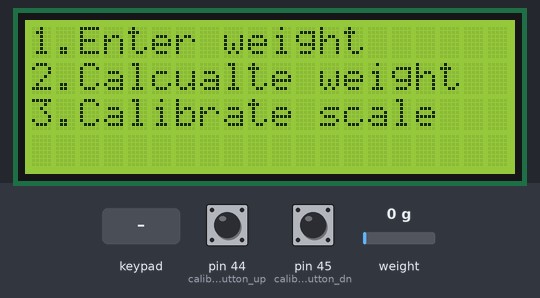
A sketch run on a simulated Arduino Mega 2560, built with avr-gcc and run on an emulated ATmega2560. On the bench: 20×4 character LCD. The test bench sets the inputs (shaded band); at power-on: weight on the scale 0 g, pin 44 (calibration_button_up) LOW, pin 45 (calibration_button_dn) LOW. What the sketch prints to the serial monitor is not drawn.

Above: at 3.9 s.
4.0 s: key '3' pressed
At 4.7 s:
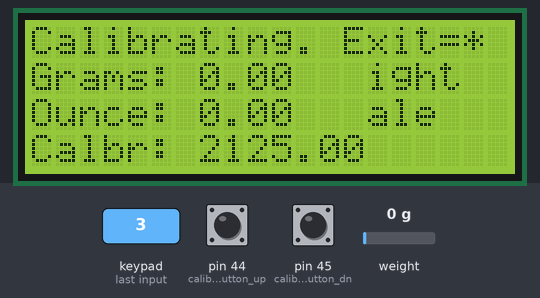
5.6 s: weight on the scale set to 100 g
At 6.8 s:
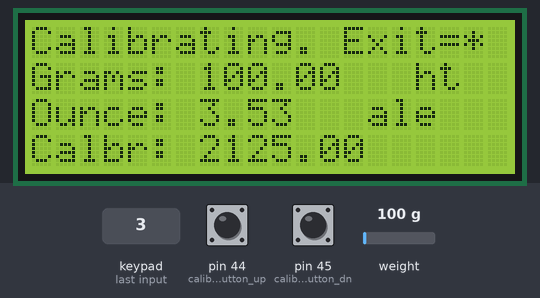
7.1 s: weight on the scale set to 1250 g
At 8.0 s:
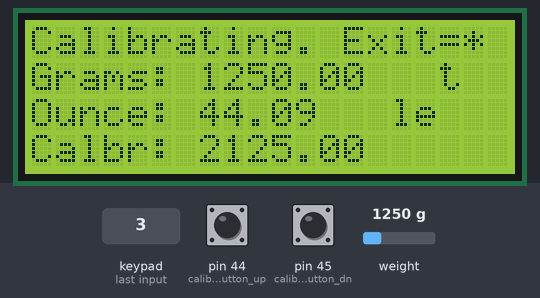
8.6 s: weight on the scale set to 3750 g
At 9.6 s:
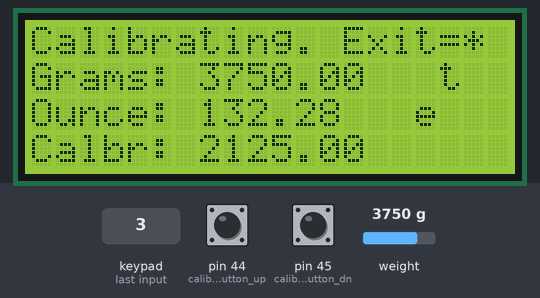
10.2 s: pin 44 (calibration_button_up) pulled HIGH for 1 s
At 10.46 s:
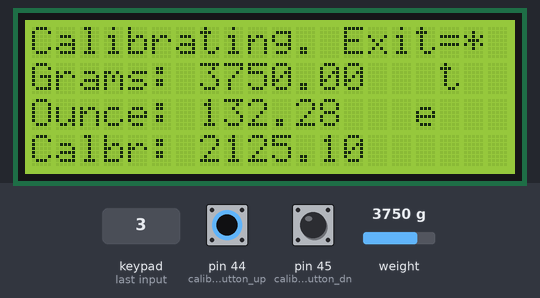
12.7 s: pin 45 (calibration_button_dn) pulled HIGH for 3.2 s
At 13.29 s:
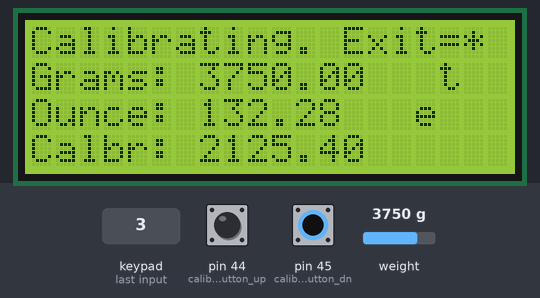
Timing chart, 0 to 15.7 s (numbered marks = the images above; inputs shaded):
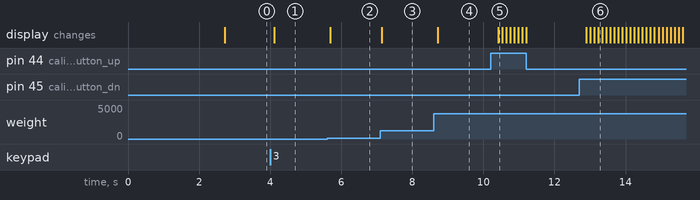

The sketch:

controller.ino
```cpp
// (licence header left out)
#include "HX711.h"
#include <LiquidCrystal.h>
#include <Keypad.h>

//Configure LCD screen pins
LiquidCrystal lcd(51, 50, 49, 48, 47, 46);

//Configure HX711 pins
#define DOUT 5
#define CLK  6
HX711 scale(DOUT, CLK);

//Configure Keypad
const byte ROWS = 4; //four rows
const byte COLS = 3; //three columns
char keys[ROWS][COLS] = {
  {'1','2','3'},
  {'4','5','6'},
  {'7','8','9'},
  {'*','0','#'}
};
byte rowPins[ROWS] = {42, 40, 38, 36}; //connect to the row pinouts of the keypad
byte colPins[COLS] = {34, 32, 30}; //connect to the column pinouts of the keypad

// Instantiate the keypad
Keypad keypad = Keypad( makeKeymap(keys), rowPins, colPins, ROWS, COLS );


float calibration_factor = 2125; //-7050 worked for my 440lb max scale setup
float units;
float ounces;

const int calibration_button_up = 44;
const int calibration_button_dn = 45;
int upbuttonstate = 0;
int dnbuttonstate = 0;


void setup() {
  Serial.begin(9600);
  // set up the LCD's number of columns and rows:
  lcd.begin(20, 4);
  lcd.setCursor(0, 0);
  lcd.print("Starting system");
  lcd.setCursor(0, 2);
  lcd.print("Remove all weight");
  lcd.setCursor(0, 3);
  lcd.print("from scale");
  Serial.println("HX711 calibration sketch");
  Serial.println("Remove all weight from scale");
  Serial.println("After readings begin, place known weight on scale");
  Serial.println("Press + or a to increase calibration factor");
  Serial.println("Press - or z to decrease calibration factor");
  delay(500);
  scale.set_scale();
  scale.tare();	//Reset the scale to 0

  long zero_factor = scale.read_average(); //Get a baseline reading
  Serial.print("Zero factor: "); //This can be used to remove the need to tare the scale. Useful in permanent scale projects.
  Serial.println(zero_factor);
}

void loop() {
 scale.set_scale(calibration_factor); //Adjust to this calibration factor
 char key = menu_page1();

 if(key) {
   Serial.print("Key pressed: ");
   Serial.println(key);
   if(key == '3') {
       calibration_factor = calibrate_scale();
       Serial.print("Main menu Key val: ");
       Serial.println(key);
       Serial.print("calib factor: ");
       Serial.print(calibration_factor);
   }//ifkey3
 }//ifkey

}//mainloop


char menu_page1(){
  lcd.setCursor(0,0);
  lcd.print("1.Enter weight      ");
  lcd.setCursor(0,1);
  lcd.print("2.Calcualte weight  ");
  lcd.setCursor(0,2);
  lcd.print("3.Calibrate scale   ");
  lcd.setCursor(0,3);
  lcd.print("                    ");
  char key = keypad.getKey();
  return key;
}


float calibrate_scale(){
  char key = ' ';
  while(key != '*') {
    Serial.print("Reading: ");
    units = scale.get_units(), 10;
    if (units < 0) {
      units = 0.00;
    }

    Serial.print(units);
    ounces = units * 0.035274;
    Serial.print(" grams");
    Serial.print(" calibration_factor: ");
    Serial.print(calibration_factor);
    Serial.println();
    lcd.setCursor(0, 0);
    lcd.print("Calibrating. Exit=*");
    lcd.setCursor(0, 1);
    lcd.print("Grams: ");
    lcd.print(units);
    lcd.print("   ");
    lcd.setCursor(0, 2);
    lcd.print("Ounce: ");
    lcd.print(ounces);
    lcd.print("   ");
    lcd.setCursor(0, 3);
    lcd.print("Calbr: ");
    lcd.print(calibration_factor);
    lcd.print("   ");

    //Check button states for calibration buttons
    upbuttonstate = digitalRead(calibration_button_up);
    dnbuttonstate = digitalRead(calibration_button_dn);
    if(upbuttonstate == HIGH) {
      calibration_factor += 0.1;
    }
    if(dnbuttonstate == HIGH) {
      calibration_factor -= 0.1;
    }
    scale.set_scale(calibration_factor);
    char key = keypad.getKey();
    Serial.print("Calib Key val: ");
    Serial.println(key);
    if(key == '*') { break; }
  }
  return(calibration_factor);
}
```

Measured:
- after the input at 4.0 s, the display: changes after 0.12 s (image 1)
- after the input at 5.6 s, the display: changes after 0.08 s (image 2)
- after the input at 7.1 s, the display: changes at once (image 3)
- after the input at 8.6 s, the display: changes after 0.12 s (image 4)
- after the input at 10.2 s, the display: changes after 0.21 s (image 5)
- after the input at 12.7 s, the display: first changes after 0.20 s (image 6 shows a later state)
